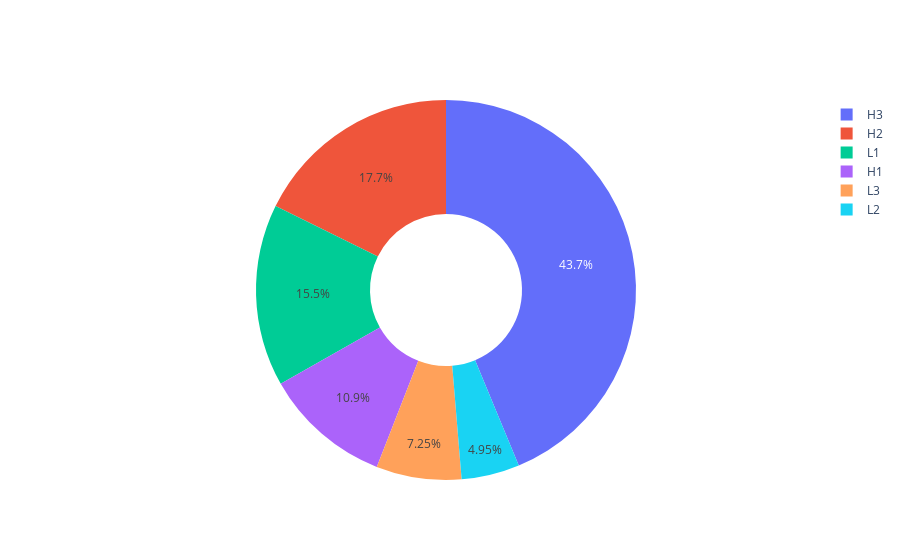

This figure's notebook cell:
### Markdown cell above
### origin_of_carbons_in_hydrophobic_interactions

### Code cell
go.Figure(data = go.Pie(labels = ['H1', 'H2', 'H3', 'L1', 'L2', 'L3'], 
    values = [cdr_dict['H1'], cdr_dict['H2'], cdr_dict['H3'],
    cdr_dict['L1']+cdr_dict['K1'], cdr_dict['L2']+cdr_dict['K2'],
    cdr_dict['L3']+cdr_dict['L3']], hole = .4) )

### Figure 1 — Plotly figure (JSON) as saved in the notebook; plotly's stock layout.template omitted (floating-point values rounded to 4 significant figures)
{"data": [{"hole": 0.4, "labels": ["H1", "H2", "H3", "L1", "L2", "L3"], "type": "pie", "values": [3002, 4899, 12099, 4287, 1368, 2004]}], "layout": {}}
